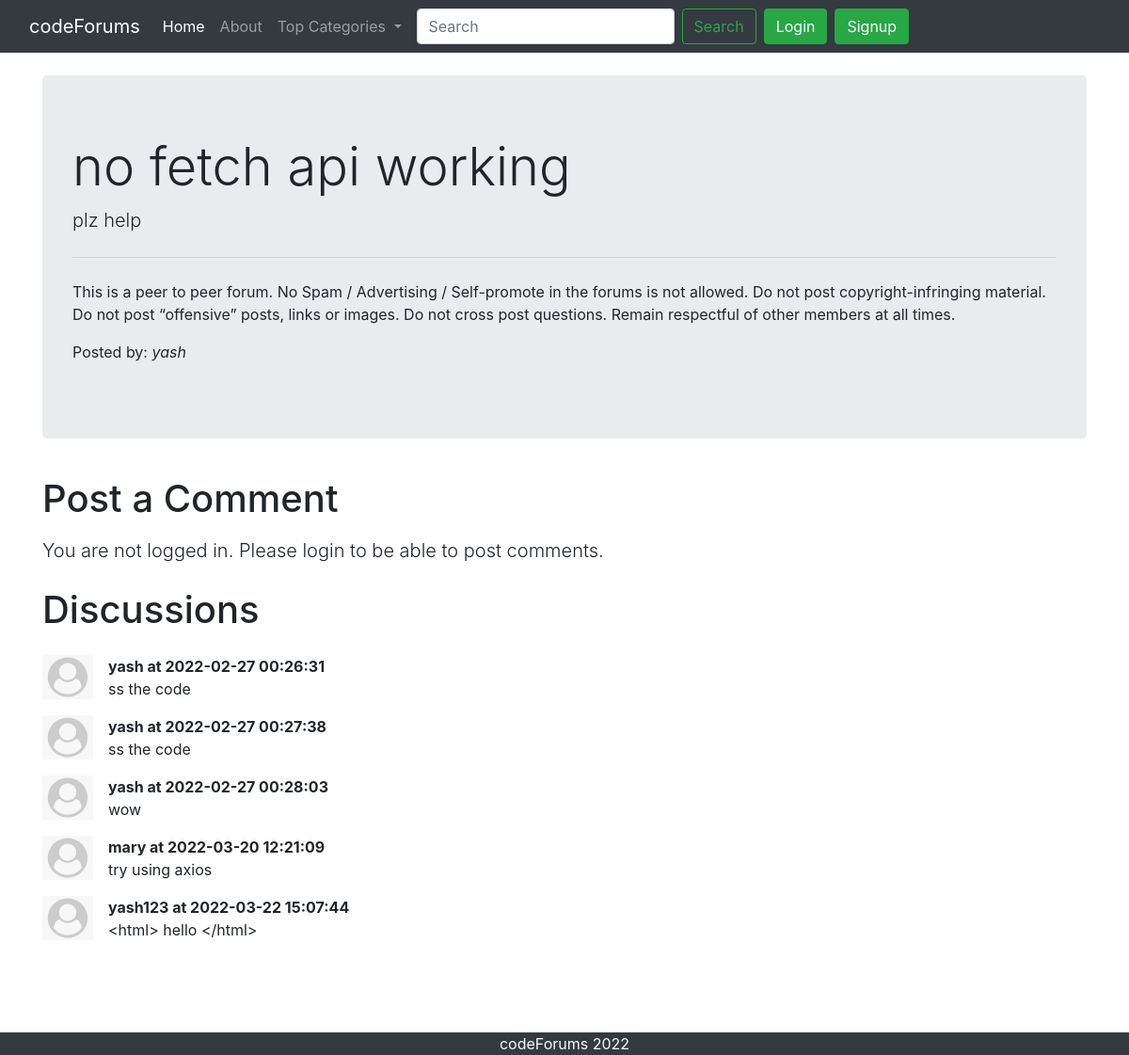
Screenshot of /thread.php?threadid=3 with the database file from the repository.
### tables this page shows
CREATE TABLE `threads` (
  `thread_id` int(7) NOT NULL,
  `thread_title` varchar(255) NOT NULL,
  `thread_desc` text NOT NULL,
  `thread_cat_id` int(7) NOT NULL,
  `thread_user_id` int(7) NOT NULL,
  `timestamp` datetime NOT NULL DEFAULT current_timestamp()
);

CREATE TABLE `users` (
  `sno` int(8) NOT NULL,
  `user_email` varchar(255) NOT NULL,
  `user_pass` varchar(255) NOT NULL,
  `timestamp` datetime NOT NULL DEFAULT current_timestamp()
);

CREATE TABLE `comments` (
  `comment_id` int(8) NOT NULL,
  `comment_content` text NOT NULL,
  `thread_id` int(8) NOT NULL,
  `comment_by` int(8) NOT NULL,
  `comment_time` datetime NOT NULL DEFAULT current_timestamp()
);

### Thread.php (the view, shortened to what this page needs)
<!doctype html>
<html lang="en">
<head>
    <link rel="stylesheet" href="https://stackpath.bootstrapcdn.com/bootstrap/4.5.0/css/bootstrap.min.css"
>
</head>
<body>
    <?php include '_dbconnect.php';?>
    <?php include '_header.php';?>
    <?php
    $id = $_GET['threadid'];
    $sql = "SELECT * FROM `threads` WHERE thread_id=$id";
    $result = mysqli_query($conn, $sql);
    while($row = mysqli_fetch_assoc($result)){
        $title = $row['thread_title'];
        $desc = $row['thread_desc'];
        $thread_user_id = $row['thread_user_id'];
        $sql2 = "SELECT user_email FROM `users` WHERE sno='$thread_user_id'";
        $result2 = mysqli_query($conn, $sql2);
        $row2 = mysqli_fetch_assoc($result2);
        $posted_by = $row2['user_email'];
    }
    ?>
    <div class="container my-4">
        <div class="jumbotron">
            <h1 class="display-4"><?php echo $title;?></h1>
            <p class="lead">  <?php echo $desc;?></p>
            <hr class="my-4">
            <p>This is a peer to peer forum. No Spam / Advertising / Self-promote in the forums is not allowed. Do not post copyright-infringing material. Do not post “offensive” posts, links or images. Do not cross post questions. Remain respectful of other members at all times.</p>
            <p>Posted by: <em><?php echo $posted_by; ?></em></p>
        </div>
    </div>
     <?php
    if(isset($_SESSION['loggedin']) && $_SESSION['loggedin']==true){
    echo '<div class="container">
        <h1 class="py-2">Post a Comment</h1>
        <form action= "'. $_SERVER['REQUEST_URI'] . '" method="post">
            <div class="form-group">
                <label for="exampleFormControlTextarea1">Type your comment</label>
                <textarea class="form-control" id="comment" name="comment" rows="3"></textarea>
                <input type="hidden" name="sno" value="'. $_SESSION["sno"]. '">
            </div>
            <button type="submit" class="btn btn-success">Post Comment</button>
        </form>
    </div>';
    }
    else{
        echo '
        <div class="container">
        <h1 class="py-2">Post a Comment</h1>
           <p class="lead">You are not logged in. Please login to be able to post comments.</p>
        </div>
        ';
    }
    ?>
    <div class="container mb-5" id="ques">
        <h1 class="py-2">Discussions</h1>
       <?php
    $id = $_GET['threadid'];
    $sql = "SELECT * FROM `comments` WHERE thread_id=$id";
    $result = mysqli_query($conn, $sql);
    while($row = mysqli_fetch_assoc($result)){
        $content = $row['comment_content'];
        $comment_time = $row['comment_time'];
        $thread_user_id = $row['comment_by'];
        $sql2 = "SELECT user_email FROM `users` WHERE sno='$thread_user_id'";
        $result2 = mysqli_query($conn, $sql2);
        $row2 = mysqli_fetch_assoc($result2);
        echo '<div class="media my-3">
            <img src="user.png" width="54px" class="mr-3" alt="...">
            <div class="media-body">
               <p class="font-weight-bold my-0">'. $row2['user_email'] .' at '. $comment_time. '</p> '. $content . '
            </div>
        </div>';
        }
    ?>
    </div>
    <?php include '_footer.php';?>
</body>
</html>

### Thread.php (style rules this page uses)
#ques { min-height: 433px; }

### rows the page displays
threads: thread_title "no fetch api working", thread_desc "plz help"
users: user_email "yash"
comments: users.user_email "yash", comment_time "2022-02-27 00:26:31", comment_content "ss the code"
comments: users.user_email "yash", comment_time "2022-02-27 00:27:38", comment_content "ss the code"
comments: users.user_email "yash", comment_time "2022-02-27 00:28:03", comment_content "wow"
comments: users.user_email "mary", comment_time "2022-03-20 12:21:09", comment_content "try using axios"
comments: users.user_email "yash123", comment_time "2022-03-22 15:07:44", comment_content "<html> hello </html>"
